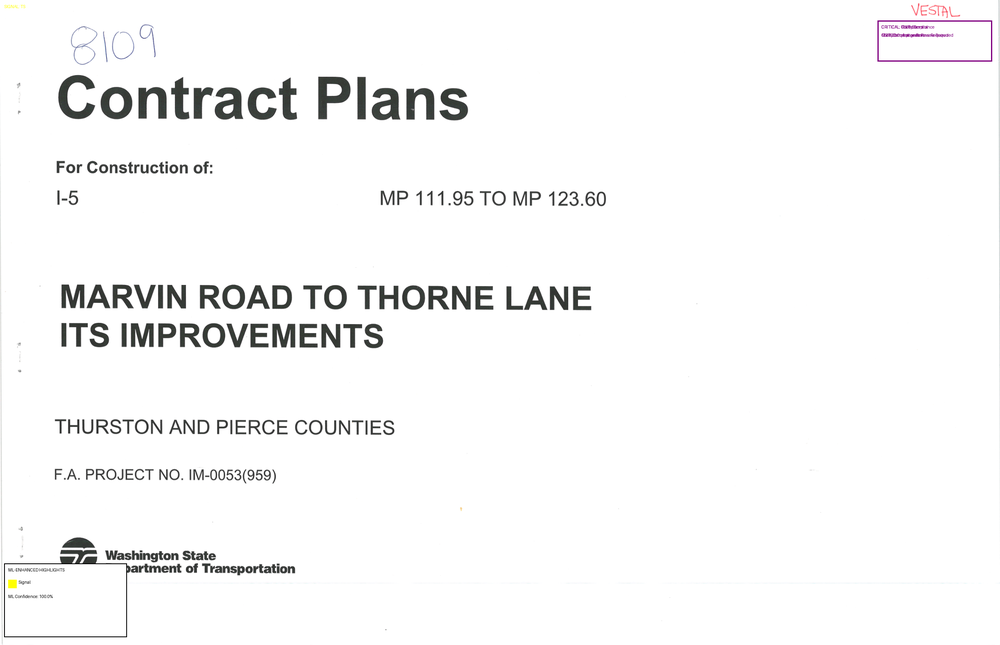
#> input picture real_highlighted_plans/highlighted_001.png, 1000 x 645 px, shrunk from 2448 x 1580 before the run
$ python coordinate_system_analyzer.py ../../real_highlighted_plans/highlighted_001.png
#> lines starting #> are read from the running program, lines starting #| are printed output that depends on the picture; after the words box and inside, x2 and y2 are one past the last pixel; in counts of white or black regions, pixels touching at a corner belong together
"""
Coordinate System Analyzer

Analyzes coordinate systems, grid lines, and spatial references in engineering drawings.
This is essential for understanding spatial relationships and measurements.
"""

import io
import json
import logging
import re
from dataclasses import dataclass
from pathlib import Path
from typing import Any, Dict, List, Optional, Tuple

import cv2
import fitz  # PyMuPDF
import numpy as np
from PIL import Image

logger = logging.getLogger(__name__)


@dataclass
class GridLine:
    """Represents a grid line."""

    start_point: Tuple[float, float]
    end_point: Tuple[float, float]
    orientation: str  # "horizontal", "vertical"
    grid_number: Optional[str] = None
    confidence: float = 1.0


@dataclass
class CoordinateSystem:
    """Represents a coordinate system."""

    system_type: str  # "grid", "state_plane", "local", "geographic"
    origin: Tuple[float, float]
    orientation: float  # degrees
    units: str  # "feet", "meters", "inches"
    grid_spacing: Optional[float] = None
    grid_lines: List[GridLine] = None
    confidence: float = 1.0


@dataclass
class CoordinateAnalysis:
    """Result of coordinate system analysis."""

    detected: bool
    coordinate_system: Optional[CoordinateSystem]
    grid_lines: List[GridLine]
    total_grid_lines: int
    confidence: float
    spatial_references: List[str]


class CoordinateSystemAnalyzer:
    """
    Advanced coordinate system analysis system.

    Features:
    - Grid line detection
    - Coordinate system identification
    - Spatial reference extraction
    - Orientation analysis
    - Unit system detection
    """

    def __init__(self):
        """Initialize the coordinate system analyzer."""
        # Grid line detection parameters
        self.min_line_length = 100  # pixels
        self.max_line_gap = 10  # pixels
        self.angle_tolerance = 5.0  # degrees

        # Coordinate system patterns
        self.coordinate_patterns = {
            "state_plane": [
                r"\bSTATE PLANE\b",
                r"\bSPCS\b",
                r"\bNAD83\b",
                r"\bNAD27\b",
            ],
            "local": [r"\bLOCAL\b", r"\bSITE\b", r"\bPROJECT\b", r"\bSTATION\b"],
            "geographic": [r"\bLAT\b", r"\bLON\b", r"\bLATITUDE\b", r"\bLONGITUDE\b"],
        }

        logger.info("CoordinateSystemAnalyzer initialized")

    def analyze_coordinate_system(self, image: np.ndarray) -> CoordinateAnalysis:
        """
        Analyze coordinate system in the given image.

        Args:
            image: Input image as numpy array (grayscale or BGR)

        Returns:
            CoordinateAnalysis object with analysis results
        """
        if image is None:
            return CoordinateAnalysis(
                detected=False,
                coordinate_system=None,
                grid_lines=[],
                total_grid_lines=0,
                confidence=0.0,
                spatial_references=[],
            )

        # Convert to grayscale if needed
        if len(image.shape) == 3:
            gray = cv2.cvtColor(image, cv2.COLOR_BGR2GRAY)
        else:
            gray = image.copy()

        # 1. Detect grid lines
        grid_lines = self._detect_grid_lines(gray)

        # 2. Analyze coordinate system
        coordinate_system = self._analyze_coordinate_system(gray, grid_lines)

        # 3. Extract spatial references
        spatial_references = self._extract_spatial_references(gray)

        # 4. Calculate overall confidence
        total_grid_lines = len(grid_lines)
        confidence = self._calculate_analysis_confidence(grid_lines, coordinate_system)

        return CoordinateAnalysis(
            detected=total_grid_lines > 0 or coordinate_system is not None,
            coordinate_system=coordinate_system,
            grid_lines=grid_lines,
            total_grid_lines=total_grid_lines,
            confidence=confidence,
            spatial_references=spatial_references,
        )

    def _detect_grid_lines(self, gray_image: np.ndarray) -> List[GridLine]:
        """Detect grid lines in the image."""
        # Apply edge detection
        edges = cv2.Canny(gray_image, 50, 150)
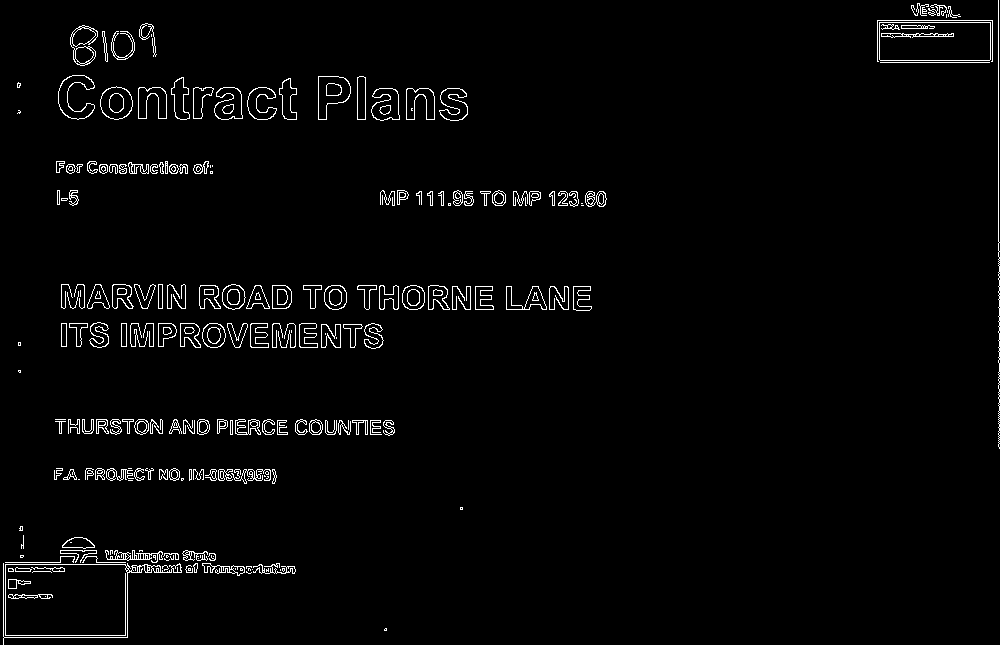
#> edges: shape (645, 1000); 2.4% white in thin lines or dots

        # Find lines using Hough transform
        lines = cv2.HoughLinesP(
            edges,
            1,
            np.pi / 180,
            threshold=50,
            minLineLength=self.min_line_length,
            maxLineGap=self.max_line_gap,
        )
#> lines = 73 rows, first 6: [998, 446, 998, 0], [999, 448, 999, 242], [365, 308, 475, 308], [3, 564, 127, 564], [4, 637, 127, 637], [61, 306, 185, 304]

        if lines is None:
            return []

        grid_lines = []

        for line in lines:
            x1, y1, x2, y2 = line[0]

            # Calculate line properties
            length = np.sqrt((x2 - x1) ** 2 + (y2 - y1) ** 2)
            angle = np.degrees(np.arctan2(y2 - y1, x2 - x1))

            # Normalize angle
            angle = angle % 180
            if angle < 0:
                angle += 180

            # Determine orientation
            if (
                abs(angle) < self.angle_tolerance
                or abs(angle - 90) < self.angle_tolerance
            ):
                orientation = (
                    "horizontal" if abs(angle) < self.angle_tolerance else "vertical"
                )

                # Calculate confidence based on line properties
                confidence = self._calculate_grid_line_confidence(
                    gray_image, x1, y1, x2, y2
                )

                if confidence > 0.5:  # Minimum confidence threshold
                    grid_line = GridLine(
                        start_point=(float(x1), float(y1)),
                        end_point=(float(x2), float(y2)),
                        orientation=orientation,
                        confidence=confidence,
                    )
                    grid_lines.append(grid_line)
#> this loop made 73 passes
#> (x1, y1, x2, y2, length, angle, orientation, x_min in _calculate_grid_line_confidence) on passes 1, 2, 3, 4, 5, 7, 8, 9, 10, 11, 12, 13: (998, 446, 998, 0, 446, 90, 'vertical', 978), (999, 448, 999, 242, 206, 90, 'vertical', 979), (365, 308, 475, 308, 110, 0, 'horizontal', 345), (3, 564, 127, 564, 124, 0, 'horizontal', 0), (4, 637, 127, 637, 123, 0, 'horizontal', 0), (880, 62, 989, 62, 109, 0, 'horizontal', 860), (127, 572, 294, 572, 167, 0, 'horizontal', 107), (877, 60, 992, 60, 115, 0, 'horizontal', 857), (376, 286, 492, 286, 116, 0, 'horizontal', 356), (55, 421, 264, 428, 209.1, 1.92, 'horizontal', 35), (3, 635, 127, 635, 124, 0, 'horizontal', 0), (357, 289, 475, 289, 118, 0, 'horizontal', 337)
#> (x1, y1, x2, y2, length, angle, orientation, x_min in _calculate_grid_line_confidence) on pass 39: (484, 195, 605, 195, 121, 0, 'horizontal', 464)
#> pass 1, in _calculate_grid_line_confidence, `roi = gray_image[y_min:y_max, x_min:x_max]`:
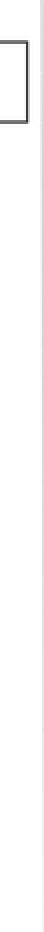
#> roi: shape (466, 22) (shown 2 times larger); min 47, max 255, mean 251.4
#> pass 1, in _calculate_grid_line_confidence, `edges = cv2.Canny(roi, 30, 100)`:
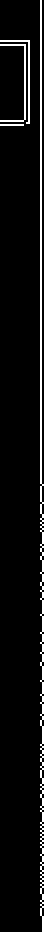
#> edges: shape (466, 22) (shown 2 times larger); 5.8% white in thin lines or dots
#> pass 2, in _calculate_grid_line_confidence (call 2), `edges = cv2.Canny(roi, 30, 100)`:
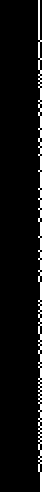
#> edges: shape (246, 21) (shown 2 times larger); 4.8% white in thin lines or dots, all inside (x1, y1, x2, y2) = (19, 0, 21, 246)

        return grid_lines

    def _calculate_grid_line_confidence(
        self, gray_image: np.ndarray, x1: int, y1: int, x2: int, y2: int
    ) -> float:
        """Calculate confidence that a line is a grid line."""
        # Extract region around the line
        margin = 20
        x_min = max(0, min(x1, x2) - margin)
        x_max = min(gray_image.shape[1], max(x1, x2) + margin)
        y_min = max(0, min(y1, y2) - margin)
        y_max = min(gray_image.shape[0], max(y1, y2) + margin)

        roi = gray_image[y_min:y_max, x_min:x_max]

        # Analyze region properties
        # 1. Edge density (grid lines should have consistent edges)
        edges = cv2.Canny(roi, 30, 100)
        edge_density = np.sum(edges > 0) / (edges.shape[0] * edges.shape[1])

        # 2. Line straightness (grid lines should be straight)
        line_length = np.sqrt((x2 - x1) ** 2 + (y2 - y1) ** 2)
        straightness = min(1.0, line_length / 200)  # Longer lines get higher score

        # 3. Consistency (grid lines should be consistent in appearance)
        variance = np.var(roi)
        consistency = 1.0 - min(1.0, variance / 1000)

        # Combine factors
        confidence = edge_density * 0.4 + straightness * 0.3 + consistency * 0.3

        return confidence

    def _analyze_coordinate_system(
        self, gray_image: np.ndarray, grid_lines: List[GridLine]
    ) -> Optional[CoordinateSystem]:
        """Analyze the coordinate system based on grid lines and text."""
        if not grid_lines:
            return None

        # Analyze grid line patterns
        horizontal_lines = [
            line for line in grid_lines if line.orientation == "horizontal"
        ]
        vertical_lines = [line for line in grid_lines if line.orientation == "vertical"]

        # Calculate grid spacing
        grid_spacing = self._calculate_grid_spacing(horizontal_lines, vertical_lines)

        # Determine coordinate system type
        system_type = self._determine_coordinate_system_type(gray_image)

        # Estimate origin (top-left corner)
        origin = (0.0, 0.0)

        # Determine units (would need text analysis)
        units = "feet"  # Default assumption

        # Calculate orientation
        orientation = self._calculate_system_orientation(
            horizontal_lines, vertical_lines
        )

        return CoordinateSystem(
            system_type=system_type,
            origin=origin,
            orientation=orientation,
            units=units,
            grid_spacing=grid_spacing,
            grid_lines=grid_lines,
            confidence=0.8,
        )

    def _calculate_grid_spacing(
        self, horizontal_lines: List[GridLine], vertical_lines: List[GridLine]
    ) -> Optional[float]:
        """Calculate grid spacing from line positions."""
        if not horizontal_lines and not vertical_lines:
            return None

        # Calculate spacing from horizontal lines
        if len(horizontal_lines) > 1:
            y_positions = [line.start_point[1] for line in horizontal_lines]
            y_positions.sort()
            horizontal_spacing = np.mean(np.diff(y_positions))
        else:
            horizontal_spacing = None

        # Calculate spacing from vertical lines
        if len(vertical_lines) > 1:
            x_positions = [line.start_point[0] for line in vertical_lines]
            x_positions.sort()
            vertical_spacing = np.mean(np.diff(x_positions))
        else:
            vertical_spacing = None

        # Return average spacing
        if horizontal_spacing and vertical_spacing:
            return (horizontal_spacing + vertical_spacing) / 2
        elif horizontal_spacing:
            return horizontal_spacing
        elif vertical_spacing:
            return vertical_spacing
        else:
            return None

    def _determine_coordinate_system_type(self, gray_image: np.ndarray) -> str:
        """Determine the type of coordinate system."""
        # This would integrate with OCR to find coordinate system references
        # For now, return default type
        return "grid"

    def _calculate_system_orientation(
        self, horizontal_lines: List[GridLine], vertical_lines: List[GridLine]
    ) -> float:
        """Calculate the orientation of the coordinate system."""
        # For now, assume standard orientation (0 degrees)
        # This would be enhanced with more sophisticated analysis
        return 0.0

    def _extract_spatial_references(self, gray_image: np.ndarray) -> List[str]:
        """Extract spatial references from the image."""
        # This would integrate with OCR to find coordinate references
        # For now, return empty list
        return []

    def _calculate_analysis_confidence(
        self, grid_lines: List[GridLine], coordinate_system: Optional[CoordinateSystem]
    ) -> float:
        """Calculate overall confidence of the analysis."""
        if not grid_lines:
            return 0.0

        # Base confidence on number and quality of grid lines
        line_confidence = np.mean([line.confidence for line in grid_lines])
        line_count_factor = min(1.0, len(grid_lines) / 10)

        # System confidence
        system_confidence = coordinate_system.confidence if coordinate_system else 0.0

        # Combine factors
        confidence = (
            line_confidence * 0.6 + line_count_factor * 0.2 + system_confidence * 0.2
        )

        return confidence

    # [110 lines left out: functions detect_from_pdf, save_coordinate_analysis, not called in this run]


def main():
    """Test the coordinate system analyzer."""
    import argparse

    parser = argparse.ArgumentParser(description="Coordinate System Analyzer")
    parser.add_argument("input", help="Input image or PDF file")
    parser.add_argument("--page", type=int, default=0, help="PDF page number (0-based)")
    parser.add_argument("--output", help="Output JSON file for analysis results")

    args = parser.parse_args()

    # Initialize analyzer
    analyzer = CoordinateSystemAnalyzer()

    # Analyze coordinate system
    if args.input.lower().endswith(".pdf"):
        result = analyzer.detect_from_pdf(args.input, args.page)
    else:
        image = cv2.imread(args.input, cv2.IMREAD_GRAYSCALE)
        result = analyzer.analyze_coordinate_system(image)

    # Print results
    print(f"Coordinate System Analysis Results:")
    print(f"  Detected: {result.detected}")
#|   Detected: True
    print(f"  Total Grid Lines: {result.total_grid_lines}")
#|   Total Grid Lines: 2
    print(f"  Confidence: {result.confidence:.3f}")
#|   Confidence: 0.542

    if result.coordinate_system:
        print(f"  Coordinate System:")
        print(f"    Type: {result.coordinate_system.system_type}")
#|     Type: grid
        print(f"    Units: {result.coordinate_system.units}")
#|     Units: feet
        print(f"    Orientation: {result.coordinate_system.orientation:.1f}°")
#|     Orientation: 0.0°
        if result.coordinate_system.grid_spacing:
            print(
                f"    Grid Spacing: {result.coordinate_system.grid_spacing:.1f} pixels"
            )
#|     Grid Spacing: 1.0 pixels

    if result.grid_lines:
        print(f"  Grid Lines:")
        horizontal_count = len(
            [line for line in result.grid_lines if line.orientation == "horizontal"]
        )
        vertical_count = len(
            [line for line in result.grid_lines if line.orientation == "vertical"]
        )
        print(f"    Horizontal: {horizontal_count}")
#|     Horizontal: 0
        print(f"    Vertical: {vertical_count}")
#|     Vertical: 2

    # Save results if output specified
    if args.output:
        analyzer.save_coordinate_analysis(result, args.output)


if __name__ == "__main__":
    main()

$ run again, on real_highlighted_plans/highlighted_003.png
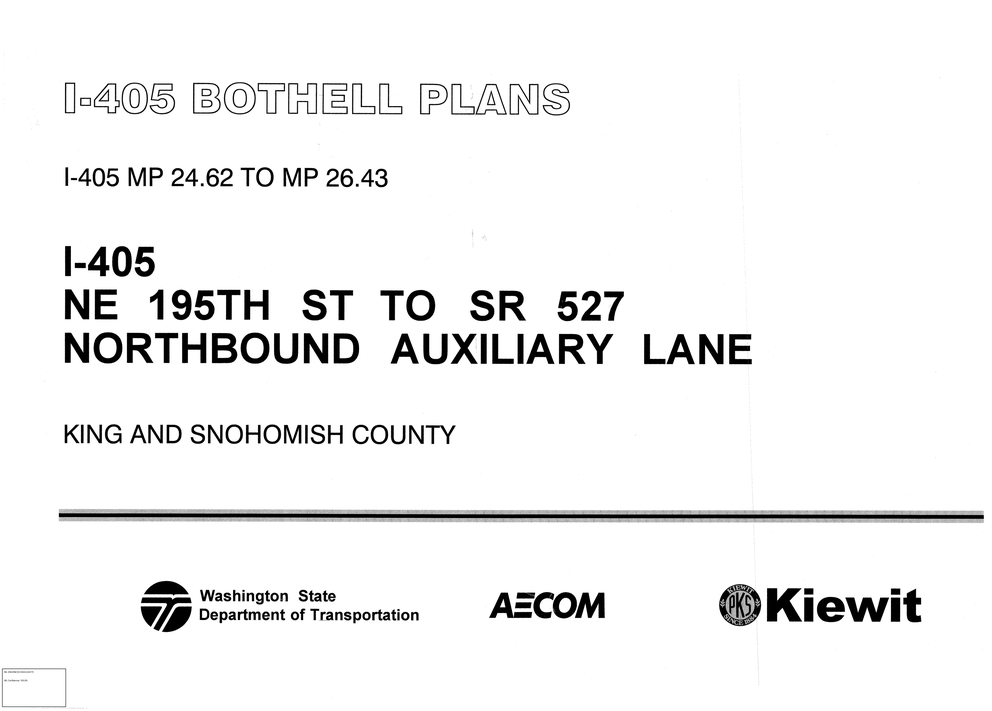
#> input picture real_highlighted_plans/highlighted_003.png, 992 x 711 px, shrunk from 4675 x 3354 before the run
#> in main, image is the input picture: shape (711, 992); min 0, max 255, mean 241.5
#> in _detect_grid_lines, `edges = cv2.Canny(gray_image, 50, 150)`:
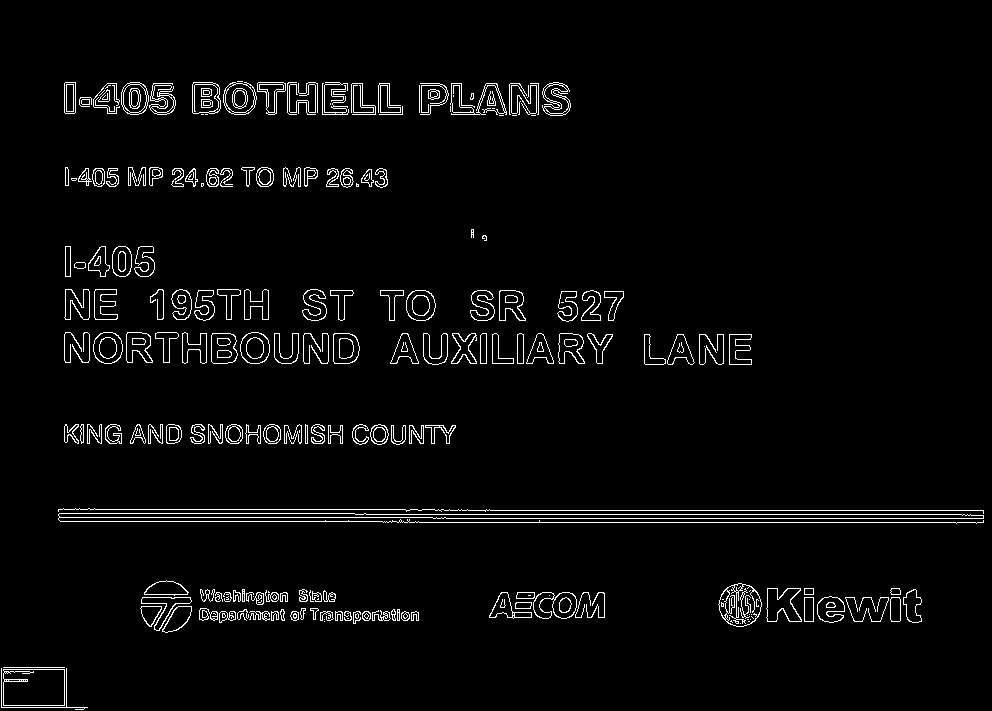
#> edges: shape (711, 992); 3.2% white in thin lines or dots, all inside (x1, y1, x2, y2) = (1, 81, 984, 710)
#> lines = 57 rows, first 6: [383, 522, 983, 522], [435, 510, 983, 510], [355, 514, 970, 514], [433, 518, 983, 518], [59, 517, 445, 517], [60, 521, 418, 521]
#> the loop in _detect_grid_lines, `for line in lines:` made 57 passes
#> (x1, y1, x2, y2, length, angle, x_min in _calculate_grid_line_confidence, x_max in _calculate_grid_line_confidence) on passes 1 to 8: (383, 522, 983, 522, 600, 0, 363, 992), (435, 510, 983, 510, 548, 0, 415, 992), (355, 514, 970, 514, 615, 0, 335, 990), (433, 518, 983, 518, 550, 0, 413, 992), (59, 517, 445, 517, 386, 0, 39, 465), (60, 521, 418, 521, 358, 0, 40, 438), (58, 509, 467, 509, 409, 0, 38, 487), (59, 513, 365, 513, 306, 0, 39, 385)
#> pass 2, in _calculate_grid_line_confidence (call 2), `edges = cv2.Canny(roi, 30, 100)`:
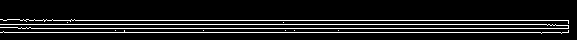
#> edges: shape (40, 577); 9.9% white in thin lines or dots, all inside (x1, y1, x2, y2) = (0, 19, 569, 34)
#|   Detected: False
#|   Total Grid Lines: 0
#|   Confidence: 0.000
